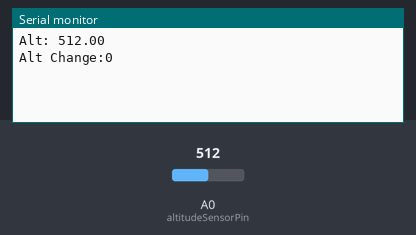
Bench run of a sketch on a simulated Arduino Uno, built with avr-gcc and run on an emulated ATmega328P. On the bench: the last lines printed to the serial monitor. The test bench sets the inputs (shaded band); at power-on: A0 (altitudeSensorPin) = 512.

Above: at 1.8 s.
1.9 s: A0 (altitudeSensorPin) set to 716
At 2.8 s:
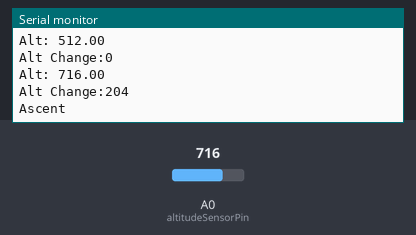
3.5 s: A0 (altitudeSensorPin) set to 511
At 4.8 s:
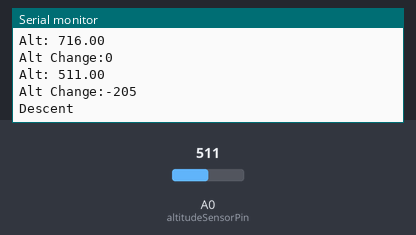
Timing chart, 0 to 6.5 s (numbered marks = the images above; inputs shaded):
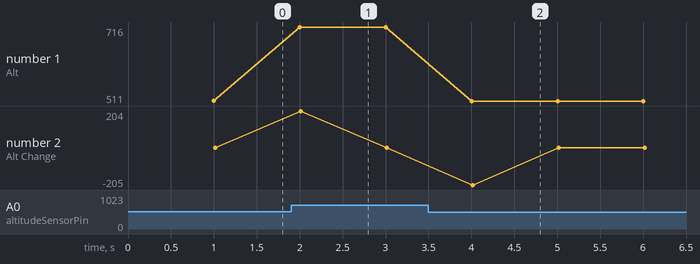

The sketch:

State_test_v2.ino
```cpp
// Define the pins for altitude sensor and any other necessary variables
const int altitudeSensorPin = A0; // Analog pin for altitude sensor
int currentAltitude;
int previousAltitude;
int ascentThreshold = 3;
int descentThreshold = -3;

void setup() {
  Serial.begin(9600); // Initialize serial communication
}

void loop() {
  currentAltitude = analogRead(altitudeSensorPin);
  CSstate(currentAltitude);

}


void CSstate(float currentAltitude){

  // Check if the previous altitude is available (not the first loop iteration)
  if (previousAltitude != 0) {
    int altitudeChange = currentAltitude - previousAltitude;
    Serial.print("Alt: ");
    Serial.println(currentAltitude);
    Serial.print("Alt Change:");
    Serial.println(altitudeChange);
    // Determine the altitude trend

    if (altitudeChange > ascentThreshold) {
      Serial.println("Ascent");
    } else if (altitudeChange < descentThreshold) {
      Serial.println("Descent");
    } else if(altitudeChange < descentThreshold && currentAltitude <-100){
    Serial.println("HEAT SHIED DEPLOYED");
    }
  } else {
    // First loop iteration, set previous altitude
    previousAltitude = currentAltitude;
  }

  // Update previous altitude for the next iteration
  previousAltitude = currentAltitude;

  // Add a delay to control the frequency of altitude readings
  delay(1000);
}
```

Measured:
- after the input at 1.9 s, the serial monitor: prints a new line after 0.10 s (image 1)
- after the input at 3.5 s, the serial monitor: prints a new line after 0.50 s (image 2)
- plotted number 1: 512 → 716 after the input at 1.9 s, 716 → 511 after the input at 3.5 s
